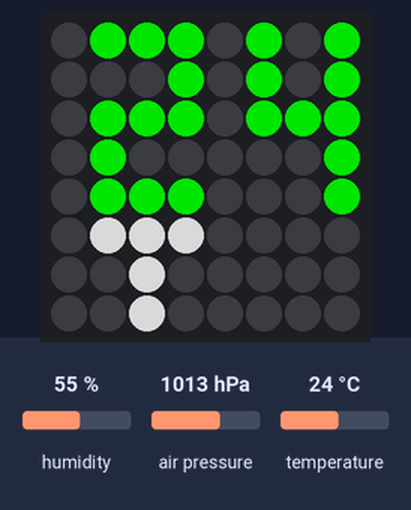
A program run on a simulated Raspberry Pi (BCM pin numbers) with a Sense HAT. Shown: the Sense HAT's 8×8 RGB LED matrix. Inputs (shaded band) come from the test bench; at power-on: humidity 55 %, air pressure 1013 hPa, temperature 24 °C. Dim RGB values are drawn brighter than linear; the clock reads 2024-03-15 10:24:30 at power-on unless the program sets it; what the program prints to the terminal is not drawn.

Above: at 0.1 s.
At 2.1 s:
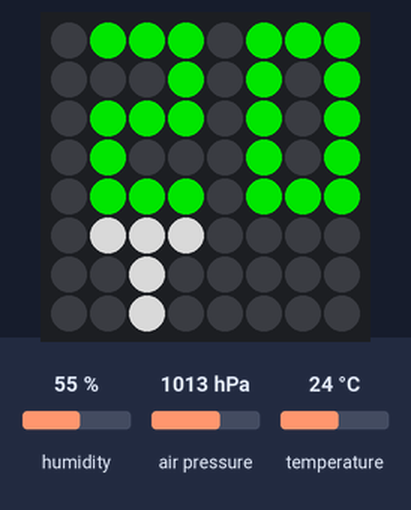
At 3.1 s:
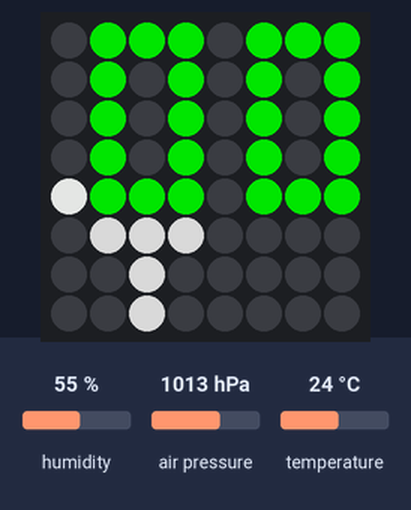
At 5.1 s:
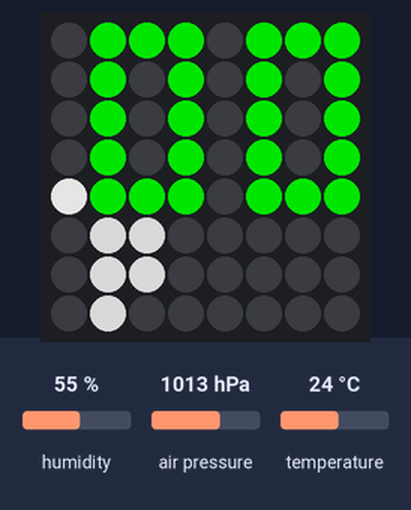
At 6.1 s:
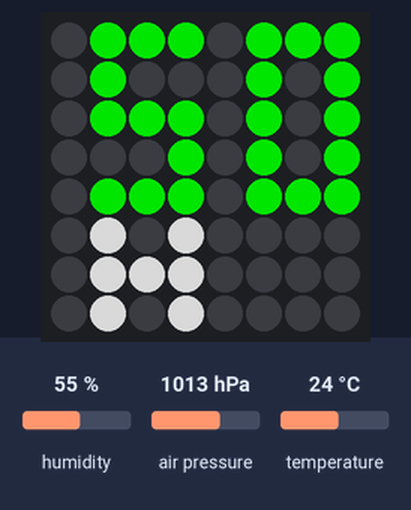
At 7.1 s:
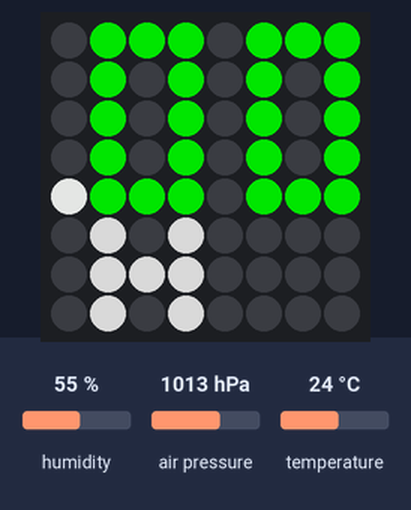

Measured:
- what the display in image 1 shows lasts 1.0 s, from 2.0 s to 3.0 s

The program:

logger.py
```python
#!/usr/bin/env python3
#SenseHatLogger. Author: kurtd5105

from sense_hat import SenseHat
import argparse
import sys
import time
from datetime import datetime
from datetime import timedelta
from itertools import product

#Create a dictionary for the representation of the numbers in a pixel array
numbers = {
    "0":
    [
        [0, 1, 1, 1],
        [0, 1, 0, 1],
        [0, 1, 0, 1],
        [0, 1, 0, 1],
        [0, 1, 1, 1]
    ],
    "1":
    [
        [0, 0, 1, 0],
        [0, 1, 1, 0],
        [0, 0, 1, 0],
        [0, 0, 1, 0],
        [0, 1, 1, 1]
    ],
    "2":
    [
        [0, 1, 1, 1],
        [0, 0, 0, 1],
        [0, 1, 1, 1],
        [0, 1, 0, 0],
        [0, 1, 1, 1]
    ],
    "3":
    [
        [0, 1, 1, 1],
        [0, 0, 0, 1],
        [0, 1, 1, 1],
        [0, 0, 0, 1],
        [0, 1, 1, 1]
    ],
    "4":
    [
        [0, 1, 0, 1],
        [0, 1, 0, 1],
        [0, 1, 1, 1],
        [0, 0, 0, 1],
        [0, 0, 0, 1]
    ],
    "5":
    [
        [0, 1, 1, 1],
        [0, 1, 0, 0],
        [0, 1, 1, 1],
        [0, 0, 0, 1],
        [0, 1, 1, 1]
    ],
    "6":
    [
        [0, 1, 1, 1],
        [0, 1, 0, 0],
        [0, 1, 1, 1],
        [0, 1, 0, 1],
        [0, 1, 1, 1]
    ],
    "7":
    [
        [0, 1, 1, 1],
        [0, 0, 0, 1],
        [0, 0, 1, 0],
        [0, 1, 0, 0],
        [0, 1, 0, 0]
    ],
    "8":
    [
        [0, 1, 1, 1],
        [0, 1, 0, 1],
        [0, 1, 1, 1],
        [0, 1, 0, 1],
        [0, 1, 1, 1]
    ],
    "9":
    [
        [0, 1, 1, 1],
        [0, 1, 0, 1],
        [0, 1, 1, 1],
        [0, 0, 0, 1],
        [0, 1, 1, 1]
    ],
}


"""
generateNumberGroupings
Generates a grid of 0 and 1 for LED off/on for each possible ordering of numbers of a
given grouping length. The grid will be of size screenDimensions, [rows, cols]. Each
number given will be of size numberDimensions, [rows, cols]. A dictionary is returned,
with the number string as the key and the display grid as its value.
"""
def generateNumberGroupings(numbers, groupingLength, screenDimensions, numberDimensions):
    groupings = {}

    #For every combination of numbers that are of groupingLength
    for group in product(range(10), repeat=groupingLength):
        #Create an empty screen
        grouping = [[0 for col in range(screenDimensions[1])] for row in range(screenDimensions[0])]

        #Copy each number onto the screen in the correct position
        for i in range(groupingLength):
            for row in range(numberDimensions[0]):
                for col in range(numberDimensions[1]):
                    grouping[row][col + (i * numberDimensions[1])] = numbers[str(group[i])][row][col]
        groupings[str(group[0]) + str(group[1])] = list(grouping)

    return groupings


"""
displayMetrics
Uses the Sense Hat to display the current temperature, as well as the hourly temperature
average, hourly pressure average, and hourly humidity average. currTemp is a float,
metric is in the standard
[time, [avgT, minT, maxT], [avgP, minP, maxP], [avgH, minH, maxH]] format, groupings have
the strings of all possible number combinations of int groupingLength as their key and
the display grid as the value. The time each part will be displayed on screen will be
approximately gap seconds. The default is 1.5 seconds. Color is an rgb list, defaults to green.
"""
def displayMetrics(sense, currTemp, metric, groupings, groupingLength, rotation, gap=1, color=[0, 255, 0]):
    #X10 in the bottom 3 rows
    extraDigit = [
        [128, 128, 128],   [0, 0, 0],          [128, 128, 128],    [255, 255, 255], [0, 0, 0],
        [255, 255, 255], [255, 255, 255],   [255, 255, 255],

        [0, 0, 0],         [128, 128, 128],    [0, 0, 0],          [255, 255, 255], [0, 0, 0],
        [255, 255, 255], [0, 0, 0],         [255, 255, 255],

        [128, 128, 128],   [0, 0, 0],          [128, 128, 128],    [255, 255, 255], [0, 0, 0],
        [255, 255, 255], [255, 255, 255],   [255, 255, 255]
    ]
    #T in the bottom 3 rows
    t = [
        [0, 0, 0], [192, 192, 192],   [192, 192, 192], [192, 192, 192], [0, 0, 0], [0, 0, 0],
        [0, 0, 0], [0, 0, 0],

        [0, 0, 0], [0, 0, 0],         [192, 192, 192], [0, 0, 0],       [0, 0, 0], [0, 0, 0],
        [0, 0, 0], [0, 0, 0],

        [0, 0, 0], [0, 0, 0],         [192, 192, 192], [0, 0, 0],       [0, 0, 0], [0, 0, 0],
        [0, 0, 0], [0, 0, 0]
    ]

    #P in the bottom 3 rows
    p = [
        [0, 0, 0], [192, 192, 192],   [192, 192, 192],    [0, 0, 0], [0, 0, 0], [0, 0, 0],
        [0, 0, 0], [0, 0, 0],

        [0, 0, 0], [192, 192, 192],   [192, 192, 192],    [0, 0, 0], [0, 0, 0], [0, 0, 0],
        [0, 0, 0], [0, 0, 0],

        [0, 0, 0], [192, 192, 192],   [0, 0, 0],          [0, 0, 0], [0, 0, 0], [0, 0, 0],
        [0, 0, 0], [0, 0, 0]

    ]

    #H in the bottom 3 rows
    h = [
        [0, 0, 0], [192, 192, 192], [0, 0, 0],        [192, 192, 192], [0, 0, 0], [0, 0, 0],
        [0, 0, 0], [0, 0, 0],

        [0, 0, 0], [192, 192, 192], [192, 192, 192],  [192, 192, 192], [0, 0, 0], [0, 0, 0],
        [0, 0, 0], [0, 0, 0],

        [0, 0, 0], [192, 192, 192], [0, 0, 0],        [192, 192, 192], [0, 0, 0], [0, 0, 0],
        [0, 0, 0], [0, 0, 0]

    ]
    sense.clear()
    sense.set_rotation(rotation)
    groups = []

    #Append the number as the whole number and then the decimal and whether it's a decimal or not
    groups.append([str(int(currTemp)), False])
    groups.append([str(currTemp - int(currTemp))[2:], True])

    #Add each metric to the display groups
    for m in metric[1]:
        groups.append([str(int(m[0])), False])
        groups.append([str(m[0] - int(m[0]))[2:], True])

    #Set the pressure to ignore the most significant digit, it is probably 1
    groups[4][0] = str(int(metric[1][1][0]) % 1000)

    overflow = [False for x in range(len(groups))]

    for i in range(8):
        if groups[i][0] == '':
            groups[i][0] = "00"
            continue
        #Check to see if any group overflows and set its overflow flag and shorten the group
        if len(groups[i][0]) > groupingLength:
            groups[i][0] = groups[i][0][0:groupingLength]
            if i % 2 == 0:
                overflow[i] = True
        #Add a 0 to the front of a non decimal, or in the back of a decimal if necessary
        elif i % 2 == 0:
            if len(groups[i][0]) == 1:
                groups[i][0] = '0' + groups[i][0]
        else:
            if len(groups[i][0]) == 1:
                groups[i][0] = groups[i][0] + '0'

    for i in range(8):
        sense.clear()
        #Change color accordingly here
        #Create a list of r, g, b values for each LED
        displayList = [color if groupings[groups[i][0]][row][col] else [0, 0, 0] for row in range(5) for col in range(8)]

        #If it's a decimal
        if groups[i][1]:
            displayList[32] = [255, 255, 255]

        #If there is an overflow, add the overflow signal to the screen, and move the thp indicator to the side
        if overflow[i]:
            if i < 4:
                displayList[0] = [255, 0, 0]
            elif i < 6:
                displayList[8] = [255, 255, 0]
            else:
                displayList[16] = [0, 0, 255]
            displayList.extend(extraDigit)
        #If there isn't an overflow, display the thp symbol on the bottom of the screen
        else:
            if i < 4:
                displayList.extend(t)
            elif i < 6:
                displayList.extend(p)
            else:
                displayList.extend(h)

        sense.set_pixels(displayList)

        time.sleep(gap)
    sense.clear()
    sense.set_rotation(0)


"""
logData
Logs all the data to a data log file, given by the dataPath.
"""
def logData(dataPath, data):
    with open(dataPath, 'a') as f:
        for point in data:
            f.write("{} Temperature: {}; Pressure: {}; Humidity: {};\n".format(*point))


"""
logMetric
Logs the given metric to the metric log file, given by the metricPath.
"""
def logMetric(metricPath, metric):
    with open(metricPath, 'a') as f:
        f.write("{} ".format(metric[0]))
        metric1, metric2, metric3 = metric[1][0], metric[1][1], metric[1][2]
        f.write("Temperature avg: {}; min: {}; max: {}; ".format(*metric1))
        f.write("Pressure avg: {}; min: {}; max: {}; ".format(*metric2))
        f.write("Humidity avg: {}; min: {}; max: {};\n".format(*metric3))


def offHour(timerange, curr):
    if timerange[0] > timerange[1]:
        if curr.hour >= timerange[0]:
            return True
        elif curr.hour < timerange[1]:
            return True
    else:
        if curr.hour >= timerange[0] and curr.hour < timerange[1]:
            return True
    return False


if __name__ == '__main__':
    parser = argparse.ArgumentParser(description="A Raspberry Pi Sense Hat sensor logger with LED and text file output.")
    parser.add_argument("-t", "--timerange", nargs=2, type=int, help="Optional argument to change the time range the LED matrix should be off.")
    parser.add_argument(
        "-r", "--rotation", nargs=1, type=int,
        help="Optional argument to change the LED matrix rotation in degrees. The screen will be rotated to the nearest 90 degree."
    )
    parser.add_argument("-b", "--bright", action="store_true", help="Optional argument to turn the LED matrix to full brightness instead of low.")
    args = parser.parse_args()

    t = []
    #Setup custom timerange if there was a valid range provided
    if args.timerange:
        t = args.timerange
        for i in t:
            if i < 0 or i > 23:
                print("Time out of range, setting to default.")
                t = [23, 8]
                break
    else:
        t = [23, 8]

    rotation = 0
    #Setup the rotation if it was provided
    if args.rotation:
        rotation = int(((round(args.rotation[0]/90, 0) % 4) * 90))

    sense = SenseHat()

    #Set the LED matrix to bright if the argument was provided
    if args.bright:
        sense.low_light = False
    else:
        sense.low_light = True

    groupings = generateNumberGroupings(numbers, 2, (5, 8), (5, 4))
    now = datetime.now()
    target = datetime.now()

    #[time, [avgT, minT, maxT], [avgP, minP, maxP], [avgH, minH, maxH]]
    metric = [0, [[20, 0, 0], [1000, 0, 0], [50, 0, 0]]]
    while True:
        data = []

        #From t 0 to 59
        for i in range(60):
            start = datetime.now()
            #Print the current time for debug purposes
            print(start)

            #Take measurements
            data.append([
                str(start),
                round(sense.get_temperature(), 2),
                round(sense.get_pressure(), 2),
                round(sense.get_humidity(), 2)
            ])

            #Display the current temperature and the current metrics every 2 minutes
            if i % 2 == 0:
                if not offHour(t, start):
                    displayMetrics(sense, data[-1][1], metric, groupings, 2, rotation)

            #Add a 60 second time delta from the start
            target = timedelta(seconds = 60) - (datetime.now() - start)
            delay = target.total_seconds()
            if delay < 0:
                delay = 0
            time.sleep(delay)

        start = datetime.now()
        metrics = [str(start)]
        data.append([
            str(start),
            round(sense.get_temperature(), 2),
            round(sense.get_pressure(), 2),
            round(sense.get_humidity(), 2)
        ])

        #Calculate metrics here
        metric = [str(start), []]
        for i in range(1, 4):
            metricData = [d[i] for d in data]
            metric[1].append([round(sum(metricData) / len(metricData), 2), min(metricData), max(metricData)])

        print(metric)
        #Log the data and metric to log files
        logData(start.strftime("%d-%m-%Y") + "_data.log", data)
        logMetric(start.strftime("%d-%m-%Y") + "_metric.log", metric)

        target = timedelta(seconds = 60) - (datetime.now() - start)
        delay = target.total_seconds()
        if delay < 0:
            delay = 0
        time.sleep(delay)
```
